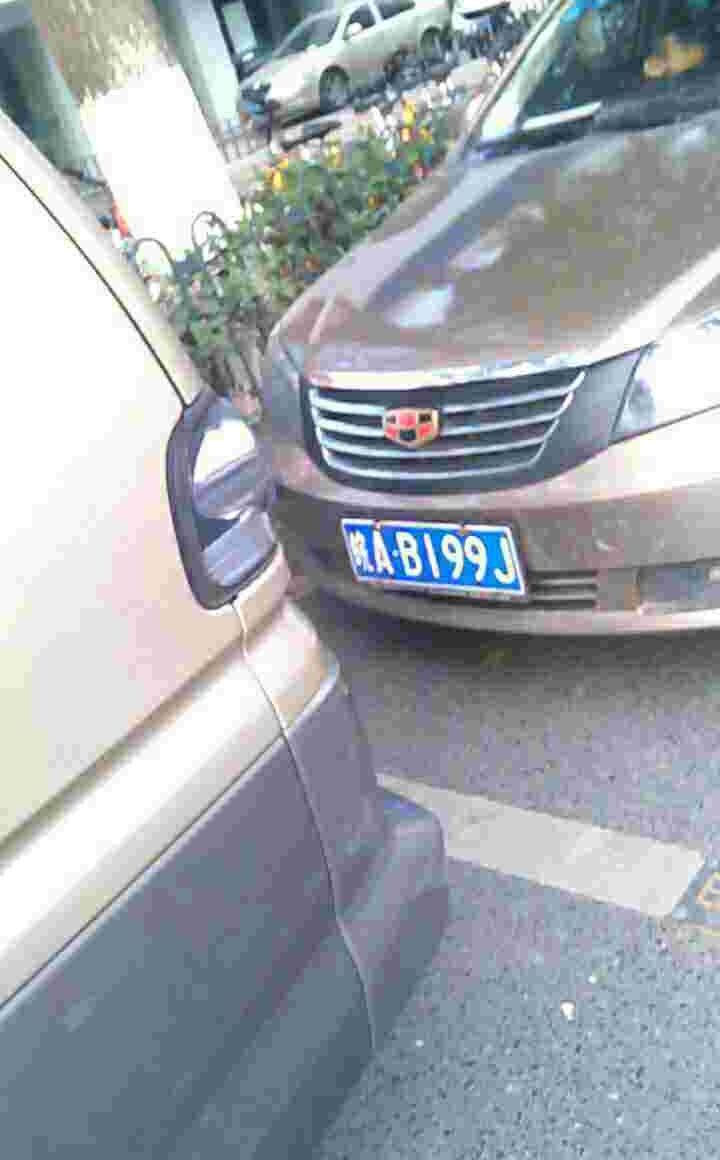
#> input picture data/CCPD2019/ccpd_base/00815493295019-91_76-352&523_511&591-526&598_352&586_337&513_511&525-0_0_1_25_33_33_8-161-24.jpg, 720 x 1160 px
$ python -i plate_Location.py   (imports and definitions only)
#> lines starting #> are read from the running program, lines starting #| are printed output that depends on the picture; after the words box and inside, x2 and y2 are one past the last pixel; in counts of white or black regions, pixels touching at a corner belong together
from signal import signal
import cv2 as cv
import numpy as np
import imutils
from scipy import signal

# 灰度值拉伸
def grayStretch(grayImg):
    maxValue = float(grayImg.max())
    minValue = float(grayImg.min())
    for i in range(grayImg.shape[0]):
        for j in range(grayImg.shape[1]):
            grayImg[i, j] = (grayImg[i, j] - minValue) * 255 / (maxValue - minValue)
    return grayImg

# 显示图片
def showImg(img, title="", waitKey=0):
    cv.imshow(title, img)
    cv.waitKey(waitKey)
    cv.destroyAllWindows()

# 预处理
def preprocess(img):
    img = imutils.resize(img, width=640)    # 调整为640宽度
    # showImg(img, "原图", 0)
    grayImg = cv.cvtColor(img, cv.COLOR_BGR2GRAY)   # 转换为灰度图
    grayImg = grayStretch(grayImg)  # 图像灰度拉伸
    # showImg(grayImg, "灰度图", 0)
    blurredImg = cv.GaussianBlur(grayImg, (5, 5), 0)  # 高斯模糊
    # showImg(blurredImg, "高斯模糊", 0)
    gradX = cv.Sobel(blurredImg, cv.CV_16S, 1, 0, ksize=3)
    abs_grad_x = cv.convertScaleAbs(gradX)
    edgedImage = cv.addWeighted(abs_grad_x, 1, 0, 0, 0)
    # showImg(edgedImage, "边缘检测", 0)
    edgedImage = cv.bilateralFilter(edgedImage, 9, 75, 75)
    # showImg(edgedImage, "中值滤波", 0)
    return img, edgedImage

# 找轮廓
def findContours(edgedImage):
    ret, thresholdImage = cv.threshold(edgedImage, 127, 255, cv.THRESH_OTSU) # 二值化
    # showImg(thresholdImage, "thresholdImage")
    kernel = cv.getStructuringElement(cv.MORPH_RECT, (25,3))
    morphologyImage = cv.morphologyEx(thresholdImage, cv.MORPH_CLOSE, kernel)  # 闭运算，连接块
    # showImg(morphologyImage, "morphologyImage")
    kernel = cv.getStructuringElement(cv.MORPH_RECT, (7,7))
    morphologyImage = cv.morphologyEx(morphologyImage, cv.MORPH_OPEN, kernel)    # 开运算，去除小的凸起
    # showImg(morphologyImage, "morphologyImage")
    contours, _ = cv.findContours(morphologyImage, cv.RETR_EXTERNAL, cv.CHAIN_APPROX_SIMPLE)   # 查找轮廓
    return contours


# 通过形状数据判断是否是车牌
def verify_plate_by_size(contour):
    rect = cv.minAreaRect(contour)
    w, h = rect[1]
    w = int(w)
    h = int(h)
    minRectArea = w * h
    if w==0 or h==0:
        return False
    ratio = w / h
    if ratio < 1:
        ratio = 1 / ratio
    MIN_AREA = 44 * 14
    if minRectArea < MIN_AREA:    # 判断轮廓面积
        return False
    if ratio < 2 or ratio > 6.5:  # 车牌的宽高比在2到6.5之间
        return False
    if rect[2] < 75 and rect[2] > 15: # 倾斜角度过大则不识别
        return False
    return True

def rotate_plate_image(contour, plate_image):
    # 获取该等值线框对应的外接正交矩形(长和宽分别与水平和竖直方向平行)
    x, y, w, h = cv.boundingRect(contour)
    bounding_image = plate_image[y : y + h, x : x + w]
    rect = cv.minAreaRect(contour)      # rect结构： (center (x,y), (width, h eight), angle of rotation)
    rect_width, rect_height = np.int0(rect[1])      # 转成整数
    theta = rect[2]
    direction = 1  # 1表示逆时针，-1表示顺时针
    if rect_width < rect_height:
        # showImg(bounding_image, "angle: " + str(theta) + "width: " + str(rect_width) + "height: " + str(rect_height))
        theta = 90 - theta
        direction = -1
        temp = rect_height
        rect_height = rect_width
        rect_width = temp

    if rect[2] == 90:
        theta = 0
    # 创建一个放大的图像，以便存放之前图像旋转后的结果
    enlarged_width = w * 3 // 2
    enlarged_height = h * 3 // 2
    enlarged_image = np.zeros((enlarged_height, enlarged_width, plate_image.shape[2]), dtype=plate_image.dtype)
    x_in_enlarged = (enlarged_width - w) // 2
    y_in_enlarged = (enlarged_height - h) // 2
    roi_image = enlarged_image[y_in_enlarged:y_in_enlarged+h, x_in_enlarged:x_in_enlarged+w]
    # 将旋转前的图像拷贝到放大图像的中心位置，注意，为了图像完整性，应拷贝boundingRect中的内容
    cv.addWeighted(roi_image, 0, bounding_image, 1, 0, roi_image)
    new_center = (enlarged_width // 2, enlarged_height // 2)
    transform_matrix = cv.getRotationMatrix2D(new_center, theta * direction, 1.0)   # 角度为正，表明逆时针旋转
    transformed_image = cv.warpAffine(enlarged_image, transform_matrix, (enlarged_width, enlarged_height))
    # 截取与最初等值线框长、宽相同的部分
    output_image = cv.getRectSubPix(transformed_image, (rect_width, rect_height), new_center)
    output_image = imutils.resize(output_image, width=440)
    # showImg(output_image, "rotatePlateImage")
    return output_image

def verify_plate_by_VerticalProjection(img):
    grayImg = cv.cvtColor(img, cv.COLOR_BGR2GRAY)
    grayImg = cv.bilateralFilter(grayImg, 5, 50, 50)
    thresholdImg = cv.threshold(grayImg, 0, 255, cv.THRESH_BINARY_INV | cv.THRESH_OTSU)[1]
    # showImg(thresholdImg, "thresholdImg")
    h, w = thresholdImg.shape[:2]
    projection = h - thresholdImg.sum(axis=0) / 255
    projection_inv = projection * -1
    # 平滑化
    projection_smooth = signal.savgol_filter(projection, 11, 3)
    projection_inv_smooth = signal.savgol_filter(projection_inv, 11, 3)

    peaksIdx, peaksHeight = signal.find_peaks(projection_smooth, height=40, distance = 45)
    peaksIdx_inv, peaksHeight_inv = signal.find_peaks(projection_inv_smooth, height=-20, distance = 45)
    if len(peaksIdx) < 7 - 2 or len(peaksIdx) > 7 + 2:
        return False
    if len(peaksIdx_inv) < 7 - 2 or len(peaksIdx_inv) > 7 + 2:
        return False
    return True

# 车牌定位
def plate_locate(platePath):
    # print(platePath)
    originImg = cv.imread(platePath)
#> originImg is the input picture: shape (1160, 720, 3); mean B, G, R 172.5, 165.6, 159.4
    # cv.imshow("", originImg)
    originImg, edgedImg = preprocess(originImg)
#> in preprocess, `grayImg = cv.cvtColor(img, cv.COLOR_BGR2GRAY)`:
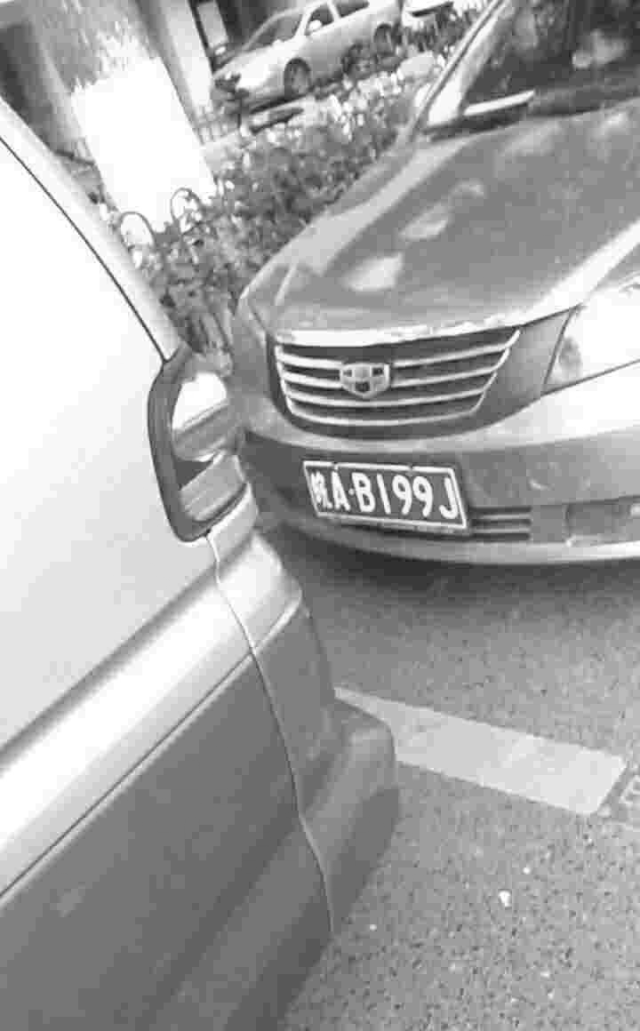
#> grayImg: shape (1031, 640); min 26, max 255, mean 164.6
#> in grayStretch, `maxValue = float(grayImg.max())`: maxValue = 255
#> in grayStretch, `minValue = float(grayImg.min())`: minValue = 26
#> after the loop in grayStretch, `for i in range(grayImg.shape[0]):`:
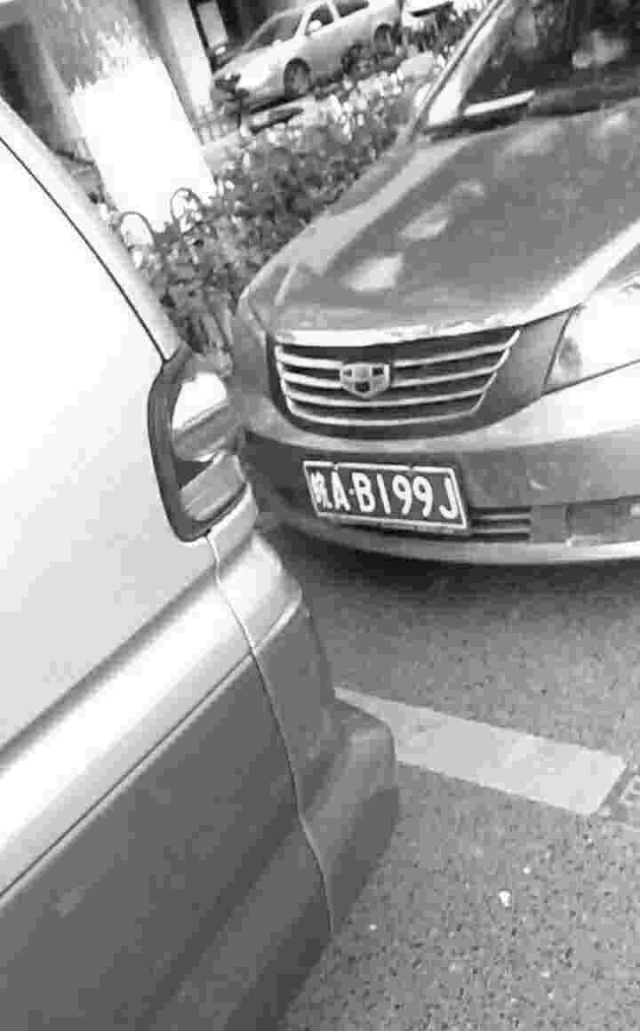
#> grayImg: shape (1031, 640); min 0, max 255, mean 153.8
#> in preprocess, `gradX = cv.Sobel(blurredImg, cv.CV_16S, 1, 0, ksize=3)`:
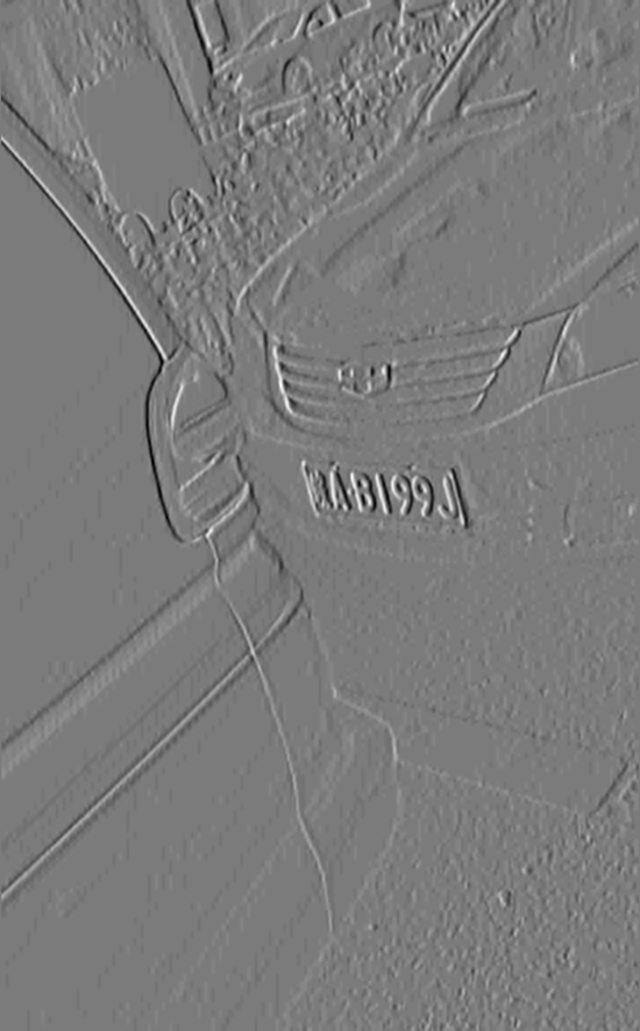
#> gradX: shape (1031, 640) int16; min -412, max 436, mean -0.5; drawn with min black and max white
#> in preprocess, `edgedImage = cv.bilateralFilter(edgedImage, 9, 75, 75)`:
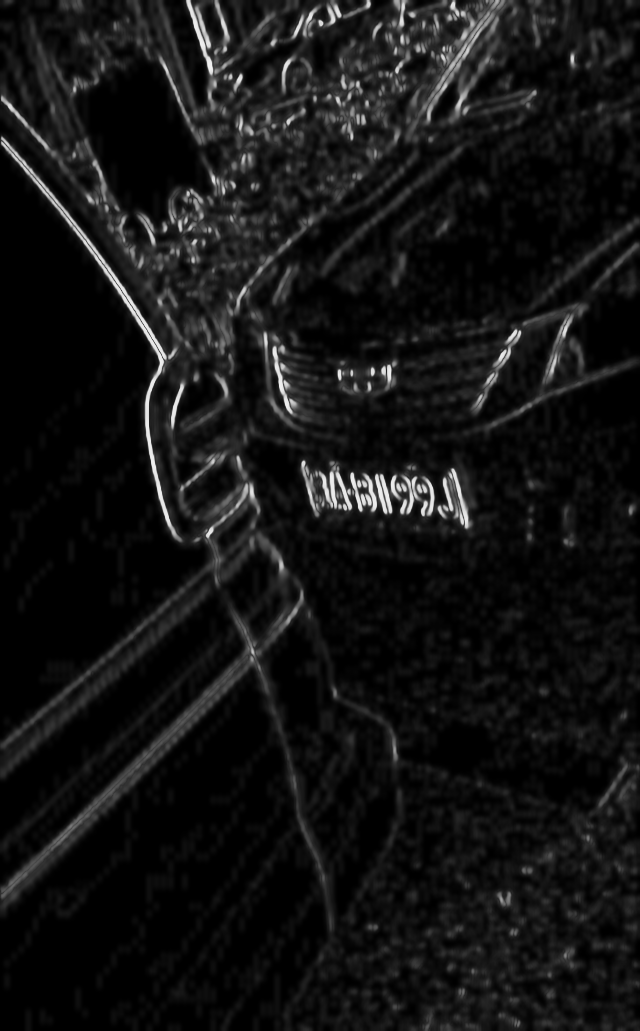
#> edgedImage: shape (1031, 640); min 0, max 243, mean 19.8
    contours = findContours(edgedImg)
#> in findContours, `ret, thresholdImage = cv.threshold(edgedImage, 127, 255, cv.THRESH_OTSU)`:
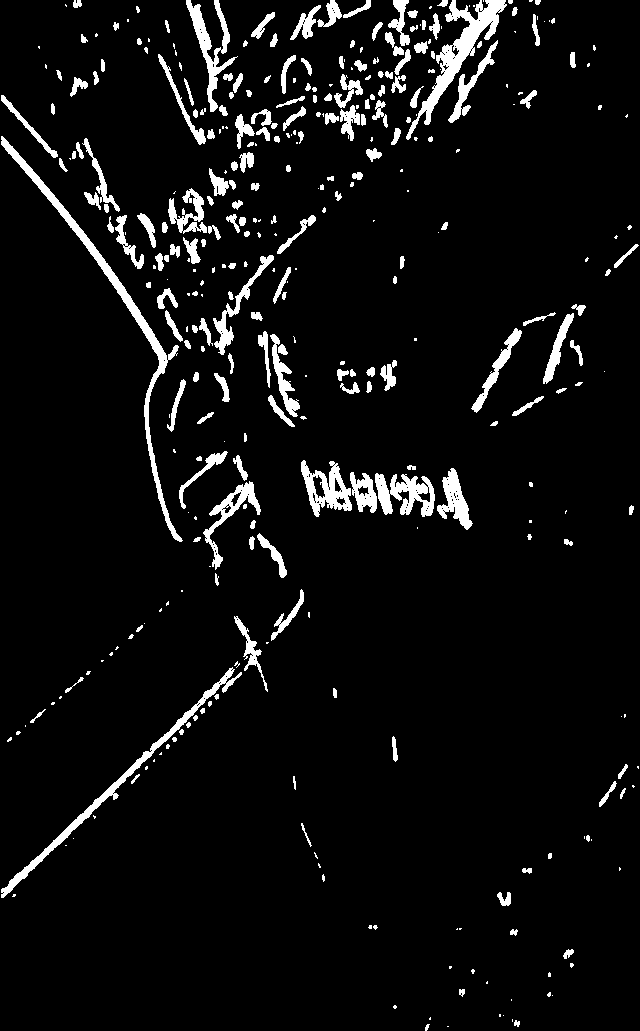
#> thresholdImage: shape (1031, 640); 5.9% white; 366 white regions (155 under 20 px), largest, box (x1, y1, x2, y2) and area: (1, 136, 183, 542) 3164, (406, 0, 507, 140) 2781, (1, 667, 242, 898) 2190
#> in findContours, `ret, thresholdImage = cv.threshold(edgedImage, 127, 255, cv.THRESH_OTSU)`: ret = 64
#> in findContours, `morphologyImage = cv.morphologyEx(thresholdImage, cv.MORPH_CLOSE, kern..`: morphologyImage: shape (1031, 640); 10.5% white; 115 white regions (54 under 20 px), largest, box (x1, y1, x2, y2) and area: (158, 0, 555, 149) 25378, (0, 136, 316, 570) 22103, (301, 460, 473, 530) 6884
#> in findContours, `morphologyImage = cv.morphologyEx(morphologyImage, cv.MORPH_OPEN, kern..`:
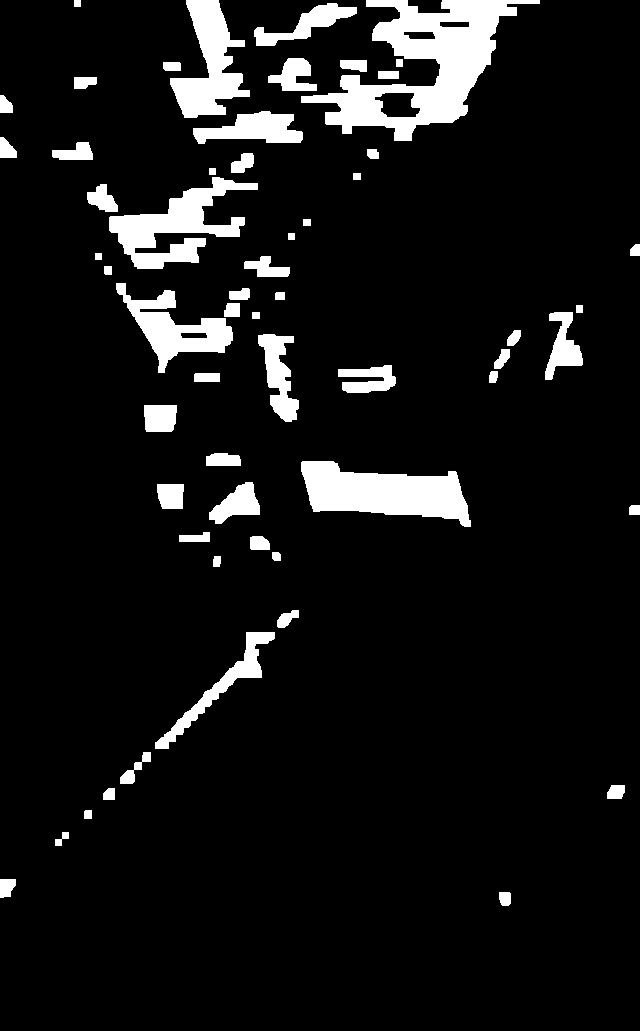
#> morphologyImage: shape (1031, 640); 8.3% white; 58 white regions
#> in findContours, `contours, _ = cv.findContours(morphologyImage, cv.RETR_EXTERNAL, cv.CH..`: contours = 58 contours; largest, box (x1, y1, x2, y2) and area: (301, 0, 540, 141) 13243, (301, 461, 471, 527) 6606, (109, 177, 258, 269) 5115, (170, 0, 250, 118) 4374, (116, 283, 233, 373) 3704
    plates = []
    for contour in contours:
        if verify_plate_by_size(contour):
            outputImg = rotate_plate_image(contour, originImg)
            if(verify_plate_by_VerticalProjection(outputImg)):
                plates.append(outputImg)
#> this loop made 58 passes
#> (minRectArea in verify_plate_by_size, ratio in verify_plate_by_size) on passes 1, 2, 3, 4, 5, 6, 7, 9, 10, 11, 12: (143, 1.18), (270, 1.2), (144, 2.25), (56, 1.14), (121, 1), (221, 1.31), (559, 3.31), (312, 2.17), (70, 1.43), (64, 1), (247, 1.46)
#> (contour, minRectArea in verify_plate_by_size, ratio in verify_plate_by_size) on passes 27, 28, 35, 37, 38, 41: ([[252, 312], [252, 318], [259, 318], [259, 312]], 42, 1.17), ([[576, 305], [576, 312], [582, 312], [582, 305]], 42, 1.17), ([[95, 253], [95, 259], [101, 259], [101, 253]], 36, 1), ([[288, 233], [288, 239], [294, 239], [294, 233]], 36, 1), ([[303, 219], [303, 225], [310, 225], [310, 219]], 42, 1.17), ([[353, 173], [353, 179], [360, 179], [360, 173]], 42, 1.17)
    return plates

def plate_locate1(plate_image):
    originImg = plate_image
    originImg, edgedImg = preprocess(originImg)
    contours = findContours(edgedImg)
    plates = []
    for contour in contours:
        if verify_plate_by_size(contour):
            # tmp = cv.drawContours(originImg.copy(), [contour], -1, (0, 0, 255), 2)
            # showImg(tmp, "verifyPlateBySize")
            outputImg = rotate_plate_image(contour, originImg)
            if(verify_plate_by_VerticalProjection(outputImg)):
                plates.append(outputImg)
    return plates

# [16 lines of commented-out code are left out]

>>> result = plate_locate('data/CCPD2019/ccpd_base/00815493295019-91_76-352&523_511&591-526&598_352&586_337&513_511&525-0_0_1_25_33_33_8-161-24.jpg')
